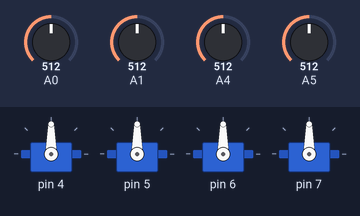
A sketch run on a simulated Arduino Uno, built with avr-gcc and run on an emulated ATmega328P. Parts: 4 × servo. The test bench sets the inputs (shaded band); at power-on: A0 = 512, A1 = 512, A4 = 512, A5 = 512.

Above: at 1.2 s.
1.3 s: A0 set to 56
2.8 s: A0 set to 45
At 3.25 s:
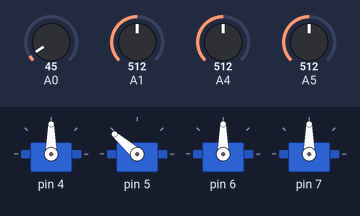
At 4.5 s:
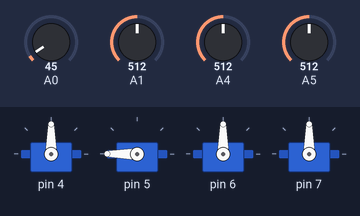
5.0 s: A1 set to 56
6.5 s: A1 set to 46
At 8.8 s:
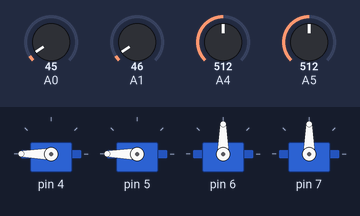
9.5 s: A4 set to 56
11.0 s: A4 set to 45
At 14.0 s:
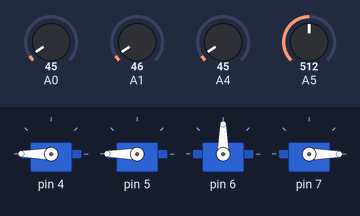
Timing chart, 0 to 15.0 s (numbered marks = the images above; inputs shaded):
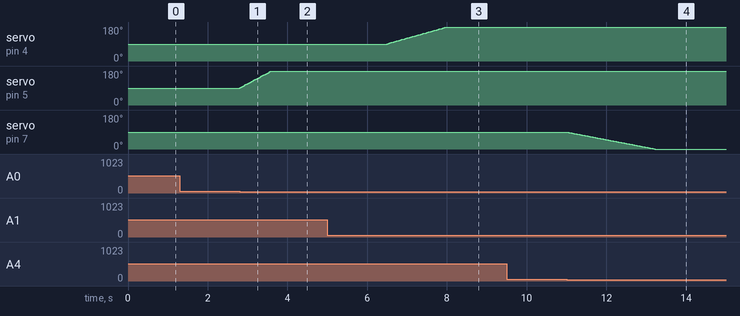

The sketch:

T3000A_analog_controller_ver1_0.ino
```cpp
/*

!!!! 컴퓨터에 로봇암을 연결한 채로 로봇암을 작동시키면 컴퓨터 메인 보드에 손상을 입을 수 있음.
절대로 로봇암 작동시에는 컴퓨터 USB를 빼고, 동봉된 아답타(5V 2A)를 연결해서 작동할 것!!!

아두이노 핀맵
(A0) : 오른쪽 조이스틱 y
(A1) : 오른쪽 조이스틱 x
(A4) : 왼쪽 조이스틱 x
(A5) : 왼쪽 조이스틱 y

조립 후 모터 90도 정렬기준
4,5,6,7번을 맨 위 글리퍼(집개) 모터부터 연결한다.

*/
#include <Servo.h>
//90도기준 맨위부터 첫번째
Servo motor[4];

//모터 작동한계
int limit[4][2] = {
  {92,182}, //집개 최대로 벌리는 각도는 92도, 가장 조이는 각도는 182도로 약간 더 조이게 되어 있음. 92도 이하로 유지되면 서보가 망가짐
  {0,180},
  {0,95},
  {0,180}
};

//모터 작동 속도 숫자가 작아지면 빨라짐. 초기 8, 익숙해진 경우 5가 적당함. 최고속도는 1
int speed=8;

void setup() {
  //90도정렬

motor[0].attach(4);
motor[0].write(90);
motor[1].attach(5);
motor[1].write(90);
motor[2].attach(6);
motor[2].write(90);
motor[3].attach(7);
motor[3].write(90);

}

//값검증 작동한계 내의 값을 반환하는함수
int val(int m, int ang){
  if(ang < limit[m][0]){
    return limit[m][0];
  }
  else if(ang > limit[m][1]){
    return limit[m][1];
  }
  else{
    return ang;
  }
}

//mode에 따라 증가또는 감소
void motor_move(int motor_num, int mode){
  int start = motor[motor_num].read();
  motor[motor_num].write(val(motor_num,start+mode));
  delay(speed);
}

void loop() {

  //모터방향과 조이스틱방향이 맞도록 4개 제어
  if(analogRead(A1)<=50){
    motor_move(0,1);
    }
  else if(analogRead(A1)>=980){
    motor_move(0,-1);
  }

  if(analogRead(A0)<=50){
    motor_move(1,1);
  }
  else if(analogRead(A0)>=980){
    motor_move(1,-1);
  }

  if(analogRead(A5)<=50){
    motor_move(2,1);
    }
  else if(analogRead(A5)>=980){
    motor_move(2,-1);
    }

  if(analogRead(A4)<=50){
    motor_move(3,-1);
    }
  else if(analogRead(A4)>=980){
    motor_move(3,1);
  }

}
```

Measured:
- the behaviour switches between 51 and 50 on A0 (found by bisection; images 0 and 1)
- the behaviour switches between 51 and 50 on A1 (found by bisection; images 2 and 3)
- the behaviour switches between 51 and 50 on A4 (found by bisection; images 3 and 4)
- after the input at 1.3 s, every drawn part: stays the same
- after the input at 2.8 s, servo on pin 5: moves from 90° to 180° over 0.79 s, starting at once
- after the input at 5.0 s, every drawn part: stays the same
- after the input at 6.5 s, servo on pin 4: moves from 90° to 180° over 1.5 s, starting at once
- after the input at 9.5 s, every drawn part: stays the same
- after the input at 11.0 s, servo on pin 7: moves from 90° to 0° over 2.2 s, starting at once
